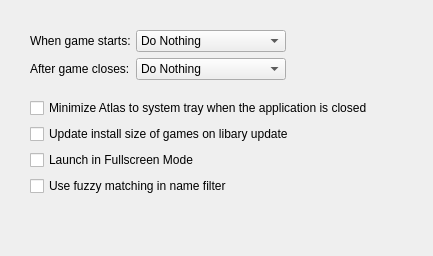
     <widget class="QWidget" name="settingsGeneral">
      <layout class="QGridLayout" name="gridLayout_7">
       <property name="spacing">
        <number>0</number>
       </property>
       <item row="2" column="1">
        <widget class="QWidget" name="verticalWidget" native="true">
         <layout class="QGridLayout" name="gridLayout_6">
          <item row="7" column="0">
           <widget class="QCheckBox" name="checkBox_4">
            <property name="text">
             <string>Launch in Fullscreen Mode</string>
            </property>
           </widget>
          </item>
          <item row="5" column="0">
           <widget class="QCheckBox" name="checkBox_2">
            <property name="text">
             <string>Minimize Atlas to system tray when the application is closed</string>
            </property>
           </widget>
          </item>
          <item row="6" column="0">
           <widget class="QCheckBox" name="checkBox_3">
            <property name="text">
             <string>Update install size of games on libary update</string>
            </property>
           </widget>
          </item>
          <item row="8" column="0">
           <widget class="QCheckBox" name="checkBox">
            <property name="text">
             <string>Use fuzzy matching in name filter</string>
            </property>
           </widget>
          </item>
         </layout>
        </widget>
       </item>
       <item row="0" column="1">
        <spacer name="verticalSpacer_6">
         <property name="orientation">
          <enum>Qt::Vertical</enum>
         </property>
         <property name="sizeType">
          <enum>QSizePolicy::Fixed</enum>
         </property>
         <property name="sizeHint" stdset="0">
          <size>
           <width>20</width>
           <height>10</height>
          </size>
         </property>
        </spacer>
       </item>
       <item row="3" column="1">
        <spacer name="verticalSpacer_7">
         <property name="orientation">
          <enum>Qt::Vertical</enum>
         </property>
         <property name="sizeHint" stdset="0">
          <size>
           <width>20</width>
           <height>40</height>
          </size>
         </property>
        </spacer>
       </item>
       <item row="2" column="2">
        <spacer name="horizontalSpacer_4">
         <property name="orientation">
          <enum>Qt::Horizontal</enum>
         </property>
         <property name="sizeHint" stdset="0">
          <size>
           <width>40</width>
           <height>20</height>
          </size>
         </property>
        </spacer>
       </item>
       <item row="2" column="0">
        <spacer name="horizontalSpacer_5">
         <property name="orientation">
          <enum>Qt::Horizontal</enum>
         </property>
         <property name="sizeType">
          <enum>QSizePolicy::Fixed</enum>
         </property>
         <property name="sizeHint" stdset="0">
          <size>
           <width>10</width>
           <height>20</height>
          </size>
         </property>
        </spacer>
       </item>
       <item row="1" column="1">
        <widget class="QWidget" name="widget" native="true">
         <layout class="QGridLayout" name="gridLayout_8">
          <item row="0" column="1">
           <widget class="QComboBox" name="comboBox">
            <property name="maximumSize">
             <size>
              <width>150</width>
              <height>16777215</height>
             </size>
            </property>
            <item>
             <property name="text">
              <string>Do Nothing</string>
             </property>
            </item>
            <item>
             <property name="text">
              <string>Minimize</string>
             </property>
            </item>
            <item>
             <property name="text">
              <string>Close</string>
             </property>
            </item>
           </widget>
          </item>
          <item row="1" column="1">
           <widget class="QComboBox" name="comboBox_2">
            <property name="minimumSize">
             <size>
              <width>150</width>
              <height>0</height>
             </size>
            </property>
            <property name="maximumSize">
             <size>
              <width>200</width>
              <height>16777215</height>
             </size>
            </property>
            <item>
             <property name="text">
              <string>Do Nothing</string>
             </property>
            </item>
            <item>
             <property name="text">
              <string>Restore Window</string>
             </property>
            </item>
           </widget>
          </item>
          <item row="1" column="0">
           <widget class="QLabel" name="label_10">
            <property name="text">
             <string>After game closes:</string>
            </property>
           </widget>
          </item>
          <item row="0" column="0">
           <widget class="QLabel" name="label_7">
            <property name="maximumSize">
             <size>
              <width>100</width>
              <height>16777215</height>
             </size>
            </property>
            <property name="text">
             <string>When game starts:</string>
            </property>
           </widget>
          </item>
          <item row="1" column="2">
           <spacer name="horizontalSpacer_6">
            <property name="orientation">
             <enum>Qt::Horizontal</enum>
            </property>
            <property name="sizeHint" stdset="0">
             <size>
              <width>40</width>
              <height>20</height>
             </size>
            </property>
           </spacer>
          </item>
         </layout>
        </widget>
       </item>
      </layout>
     </widget>
